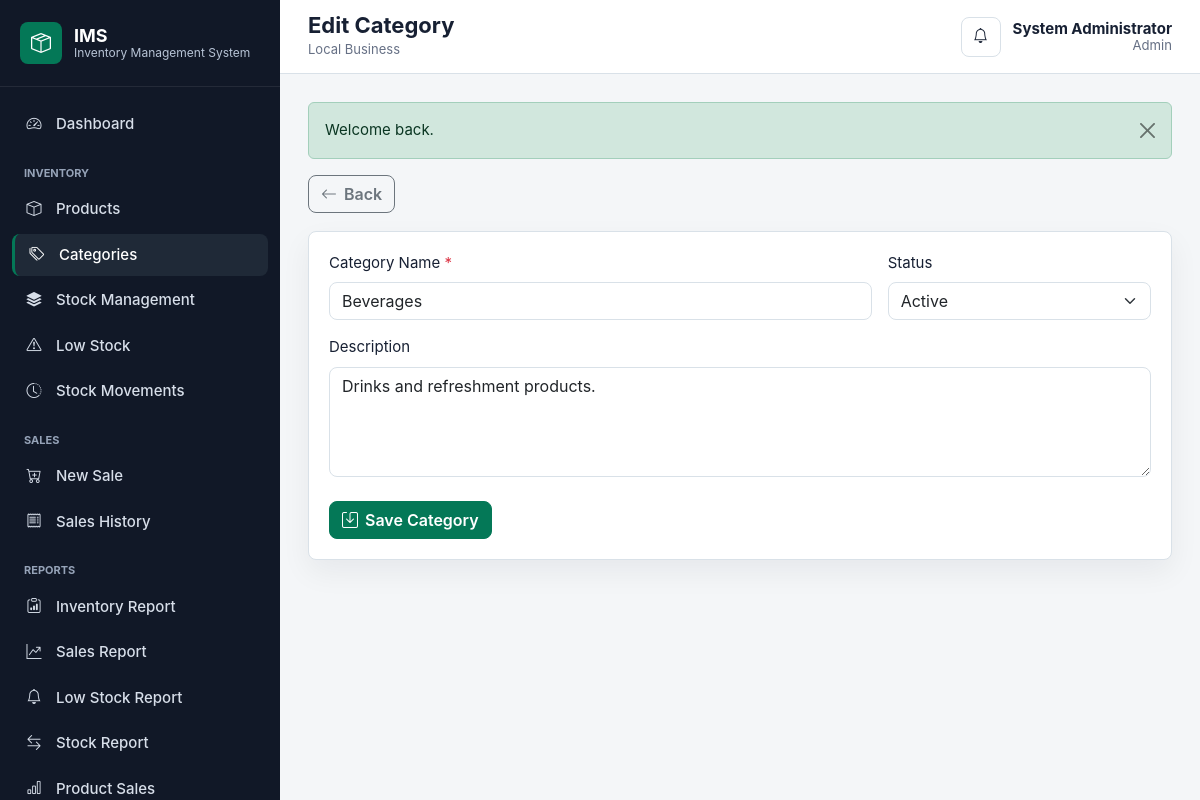
/?route=categories/edit&id=1 (signed in), run on the app's committed database.
### tables this page shows
CREATE TABLE IF NOT EXISTS categories (
    id INT UNSIGNED AUTO_INCREMENT PRIMARY KEY,
    category_name VARCHAR(120) NOT NULL,
    description TEXT NULL,
    status ENUM('active', 'inactive') NOT NULL DEFAULT 'active',
    created_at TIMESTAMP NOT NULL DEFAULT CURRENT_TIMESTAMP,
    updated_at TIMESTAMP NOT NULL DEFAULT CURRENT_TIMESTAMP ON UPDATE CURRENT_TIMESTAMP,
    UNIQUE KEY uq_categories_name (category_name),
    INDEX idx_categories_status (status)
);

### app/Core/Controller.php (called while the page is built, shortened)
<?php
class Controller
{
    protected function view(string $view, array $data = [], string $layout = 'main'): void
    {
        extract($data, EXTR_SKIP);
        $viewFile = VIEW_PATH . '/' . $view . '.php';
        require $viewFile;
    }
}

### app/Controllers/CategoryController.php (called while the page is built, shortened)
<?php
class CategoryController extends Controller
{
    private Category $categories;
    public function __construct()
    {
        $this->categories = new Category();
    }
    public function edit(): void
    {
        $category = $this->categories->find((int) input('id'));
        $this->view('categories/form', [
            'title' => 'Edit Category',
            'category' => $category,
            'errors' => [],
        ]);
    }
}

### app/Core/Router.php (called while the page is built, shortened)
<?php
class Router
{
    private array $routes = [
        'GET' => [],
        'POST' => [],
    ];
    public function get(string $path, string $action): void
    {
        $this->routes['GET'][$this->normalize($path)] = $action;
    }
    public function post(string $path, string $action): void
    {
        $this->routes['POST'][$this->normalize($path)] = $action;
    }
    public function dispatch(): void
    {
        $method = $_SERVER['REQUEST_METHOD'] ?? 'GET';
        $path = $this->currentPath();
        $action = $this->routes[$method][$path] ?? null;
        [$controllerName, $methodName] = explode('@', $action);
        try {
            $controller = new $class();
            $controller->{$methodName}();
        } catch (\Throwable $exception) {
            app_log_exception($exception);
            if (config('app.debug', false)) {
                http_response_code(500);
                echo '<pre>' . htmlspecialchars((string) $exception, ENT_QUOTES, 'UTF-8') . '</pre>';
                return;
            }
            http_response_code(500);
            $message = 'The application encountered an unexpected error.';
            if (is_admin()) {
                $message = 'Database/application error: ' . $exception->getMessage();
            }
            $this->renderError('500', 'Server Error', $message);
        }
    }
    private function currentPath(): string
    {
        if (isset($_GET['route'])) {
            return $this->normalize((string) $_GET['route']);
        }
        $uriPath = parse_url($_SERVER['REQUEST_URI'] ?? '/', PHP_URL_PATH) ?: '/';
        return $this->normalize($uriPath);
    }
    private function normalize(string $path): string
    {
        $path = trim($path, '/');
        return $path === 'index.php' ? '' : $path;
    }
}

### public/index.php (called while the page is built, shortened)
<?php
require dirname(__DIR__) . '/app/bootstrap.php';
$router = new Router();
$router->get('', 'AuthController@loginForm');
$router->get('login', 'AuthController@loginForm');
$router->post('login', 'AuthController@login');
$router->get('logout', 'AuthController@logout');
$router->get('dashboard', 'DashboardController@index');
$router->get('categories', 'CategoryController@index');
$router->get('categories/create', 'CategoryController@create');
$router->post('categories/store', 'CategoryController@store');
$router->get('categories/edit', 'CategoryController@edit');
$router->post('categories/update', 'CategoryController@update');
$router->post('categories/delete', 'CategoryController@delete');
$router->get('products', 'ProductController@index');
$router->get('products/create', 'ProductController@create');
$router->post('products/store', 'ProductController@store');
$router->get('products/view', 'ProductController@view');
$router->get('products/edit', 'ProductController@edit');
$router->post('products/update', 'ProductController@update');
$router->post('products/delete', 'ProductController@delete');
$router->get('inventory', 'InventoryController@index');
$router->post('inventory/stock-in', 'InventoryController@stockIn');
$router->post('inventory/adjust', 'InventoryController@adjust');
$router->get('inventory/movements', 'InventoryController@movements');
$router->get('inventory/low-stock', 'InventoryController@lowStock');
$router->get('sales', 'SaleController@index');
$router->get('sales/create', 'SaleController@create');
$router->post('sales/store', 'SaleController@store');
$router->get('sales/view', 'SaleController@view');
$router->get('api/products/search', 'SaleController@searchProducts');
$router->get('reports', 'ReportController@index');
$router->get('reports/inventory', 'ReportController@inventory');
$router->get('reports/sales', 'ReportController@sales');
$router->get('reports/low-stock', 'ReportController@lowStock');
$router->get('reports/stock-movements', 'ReportController@stockMovements');
$router->get('reports/product-sales', 'ReportController@productSales');
$router->get('users', 'UserController@index');
$router->get('users/create', 'UserController@create');
$router->post('users/store', 'UserController@store');
$router->get('users/edit', 'UserController@edit');
$router->post('users/update', 'UserController@update');
$router->post('users/delete', 'UserController@delete');
$router->get('profile', 'ProfileController@index');
$router->post('profile/update', 'ProfileController@update');
$router->post('profile/password', 'ProfileController@password');
$router->get('settings', 'SettingsController@index');
$router->post('settings/update', 'SettingsController@update');
$router->dispatch();

### app/helpers/functions.php (called while the page is built, shortened)
<?php
function config(?string $key = null, mixed $default = null): mixed
{
    $config = $GLOBALS['config'] ?? [];
    foreach (explode('.', $key) as $segment) {
        $config = $config[$segment];
    }
    return $config;
}
function e(?string $value): string
{
    return htmlspecialchars((string) $value, ENT_QUOTES, 'UTF-8');
}
function app_base_url(): string
{
    $configured = trim((string) config('app.base_url', ''));
    $https = (!empty($_SERVER['HTTPS']) && $_SERVER['HTTPS'] !== 'off') || (($_SERVER['SERVER_PORT'] ?? null) === '443');
    $scheme = $https ? 'https' : 'http';
    $host = $_SERVER['HTTP_HOST'] ?? 'localhost';
    $scriptDir = str_replace('\\', '/', dirname($_SERVER['SCRIPT_NAME'] ?? ''));
    if ($scriptDir === '/' || $scriptDir === '.') {
        $scriptDir = '';
    }
    return rtrim($scheme . '://' . $host . $scriptDir, '/');
}
function url(string $path = '', array $params = []): string
{
    $path = trim($path, '/');
    $base = app_base_url();
    if ($path !== '') {
        $params = ['route' => $path] + $params;
    }
    $query = $params === [] ? '' : '?' . http_build_query($params);
    return $base . '/' . $query;
}
function input(string $key, mixed $default = null): mixed
{
    return $_POST[$key] ?? $_GET[$key] ?? $default;
}
function old(string $key, mixed $default = ''): mixed
{
    return $_SESSION['_old'][$key] ?? $default;
}
function selected(mixed $left, mixed $right): string
{
    return (string) $left === (string) $right ? 'selected' : '';
}

### app/bootstrap.php (called while the page is built, shortened)
<?php
spl_autoload_register(function (string $class): void {
    $prefix = 'App\\';
    $relative = substr($class, strlen($prefix));
    $file = APP_PATH . DIRECTORY_SEPARATOR . str_replace('\\', DIRECTORY_SEPARATOR, $relative) . '.php';
});
require APP_PATH . '/helpers/functions.php';

### app/Core/Database.php (called while the page is built, shortened)
<?php
class Database
{
    private static ?PDO $connection = null;
    public static function connection(): PDO
    {
        if (self::$connection instanceof PDO) {
            return self::$connection;
        }
        $db = config('database');
        $dsn = sprintf(
            'mysql:host=%s;port=%s;dbname=%s;charset=%s',
            $db['host'],
            $db['port'],
            $db['name'],
            $db['charset']
        );
        try {
            self::$connection = new PDO($dsn, $db['user'], $db['password'], [
                PDO::ATTR_ERRMODE => PDO::ERRMODE_EXCEPTION,
                PDO::ATTR_DEFAULT_FETCH_MODE => PDO::FETCH_ASSOC,
                PDO::ATTR_EMULATE_PREPARES => false,
            ]);
        } catch (PDOException $exception) {
            if (config('app.debug', false)) {
                throw $exception;
            }
            app_log_exception($exception);
            http_response_code(500);
            exit('Database connection error.');
        }
        return self::$connection;
    }
}

### app/Models/Model.php (called while the page is built, shortened)
<?php
abstract class Model
{
    public function __construct()
    {
        $this->db = Database::connection();
    }
}

### app/Models/Category.php (called while the page is built, shortened)
<?php
class Category extends Model
{
    public function find(int $id): ?array
    {
        $stmt = $this->db->prepare('SELECT * FROM categories WHERE id = :id');
        $stmt->execute(['id' => $id]);
        $row = $stmt->fetch();
        return $row ?: null;
    }
}

### views/categories/form.php (the view, shortened to what this page needs)
<?php
    $isEdit = is_array($category);
    $value = static fn(string $key, mixed $default = '') => old($key, $category[$key] ?? $default);
?>
<section class="page-actions">
    <a class="btn btn-outline-secondary" href="<?= e(url('categories')) ?>"><i class="bi bi-arrow-left"></i> Back</a>
</section>
<section class="panel">
    <form method="post" action="<?= e($isEdit ? url('categories/update') : url('categories/store')) ?>" novalidate>
        <div class="row g-3">
            <div class="col-md-8">
                <label class="form-label" for="category_name">Category Name <span class="text-danger">*</span></label>
                <input class="form-control <?= isset($errors['category_name']) ? 'is-invalid' : '' ?>" id="category_name" name="category_name" value="<?= e($value('category_name')) ?>" required>
            </div>
            <div class="col-md-4">
                <label class="form-label" for="status">Status</label>
                <select class="form-select" id="status" name="status">
                    <option value="active" <?= selected($value('status', 'active'), 'active') ?>>Active</option>
                </select>
            </div>
            <div class="col-12">
                <label class="form-label" for="description">Description</label>
                <textarea class="form-control" id="description" name="description" rows="4"><?= e($value('description')) ?></textarea>
            </div>
        </div>
        <div class="mt-4">
            <button class="btn btn-primary" type="submit"><i class="bi bi-save"></i> Save Category</button>
        </div>
    </form>
</section>

### public/assets/css/app.css (style rules this page uses)
:root { --primary: #047857; --primary-dark: #065f46; --sidebar: #111827; --sidebar-soft: #1f2937; --body-bg: #f4f6f8; --surface: #ffffff; --border: #d9e1e8; --text: #172033; --muted: #667085; --warning: #f59e0b; --danger: #dc2626; --info: #0284c7; --radius: 8px; }
* { box-sizing: border-box; }
body { margin: 0; background: var(--body-bg); color: var(--text); font-family: Inter, "Segoe UI", Arial, sans-serif; font-size: 15px; }
a { text-decoration: none; }
.auth-card, .panel, .metric-card, .empty-state { background: var(--surface); border: 1px solid var(--border); border-radius: var(--radius); box-shadow: 0 12px 30px rgba(16, 24, 40, 0.06); }
.page-actions, .filter-bar { display: flex; gap: 10px; align-items: center; justify-content: space-between; margin-bottom: 18px; flex-wrap: wrap; }
.panel { padding: 20px; margin-bottom: 20px; }
.btn { border-radius: var(--radius); display: inline-flex; align-items: center; justify-content: center; gap: 7px; font-weight: 600; }
.btn-primary { --bs-btn-bg: var(--primary); --bs-btn-border-color: var(--primary); --bs-btn-hover-bg: var(--primary-dark); --bs-btn-hover-border-color: var(--primary-dark); }
.form-control, .form-select { border-radius: var(--radius); border-color: var(--border); }

### data on the page
categories: category_name "Beverages", description "Drinks and refreshment products."

### other printed values
$title "Edit Category"
setting('business_name', 'Local Business') "Local Business"
$user['full_name'] "System Administrator"
$user['role'] "Admin"
$flash['message'] "Welcome back."
